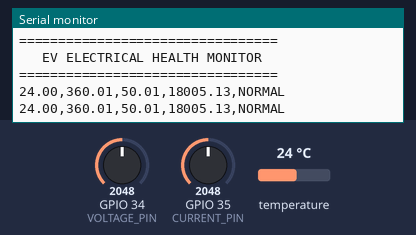
Recording of a sketch running on a simulated ESP32. On the bench: the last lines printed to the serial monitor. The inputs (shaded band) are chosen by the test bench; at power-on: GPIO 35 (CURRENT_PIN) = 2048, GPIO 34 (VOLTAGE_PIN) = 2048, temperature 24 °C (analog values on the 0–4095 scale).

Above: at 4.3 s.
4.4 s: GPIO 35 (CURRENT_PIN) set to 3210
At 7.2 s:
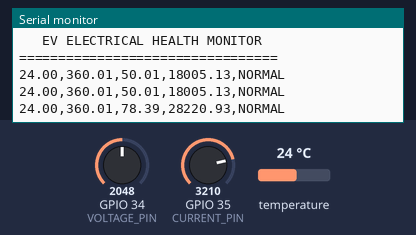
8.1 s: GPIO 35 (CURRENT_PIN) set to 3309
At 10.4 s:
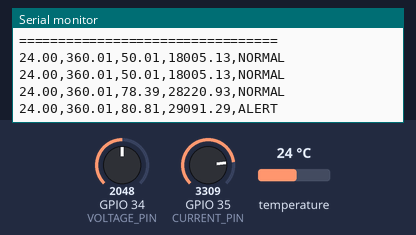

The sketch:

ev_health_monitor.ino
```cpp
#include <OneWire.h>
#include <DallasTemperature.h>

// ---------- Pins ----------
#define TEMP_PIN 4
#define VOLTAGE_PIN 34
#define CURRENT_PIN 35

// ---------- Temperature Sensor ----------
OneWire oneWire(TEMP_PIN);
DallasTemperature sensors(&oneWire);

void setup() {
  Serial.begin(115200);

  sensors.begin();
  analogReadResolution(12);

  Serial.println("=================================");
  Serial.println("   EV ELECTRICAL HEALTH MONITOR");
  Serial.println("=================================");
}

void loop() {

  // ---------- Temperature ----------
  sensors.requestTemperatures();
  float temperature = sensors.getTempCByIndex(0);

  if (temperature == DEVICE_DISCONNECTED_C) {
      Serial.println("ERROR: Temperature sensor disconnected");
      return;
  }

  // ---------- Voltage ----------
  int voltageADC = analogRead(VOLTAGE_PIN);

  // Simulated EV voltage: 300V - 420V
  float voltage = 300.0 + (voltageADC / 4095.0) * 120.0;

  // ---------- Current ----------
  int currentADC = analogRead(CURRENT_PIN);

  // Simulated current: 0A - 100A
  float current = (currentADC / 4095.0) * 100.0;

  // ---------- Power ----------
  float power = voltage * current;

  // ---------- System Status ----------
  String status;

  if (temperature < 45 &&
      voltage >= 330 &&
      voltage <= 420 &&
      current <= 80) {

    status = "NORMAL";
  }
  else {

    status = "ALERT";
  }

  // ---------- Send structured data ----------
Serial.print(temperature, 2);
Serial.print(",");
Serial.print(voltage, 2);
Serial.print(",");
Serial.print(current, 2);
Serial.print(",");
Serial.print(power, 2);
Serial.print(",");
Serial.println(status);

  delay(2000);
}
```

Measured:
- the behaviour switches between 3276 and 3277 on GPIO 35 (CURRENT_PIN) (found by bisection; images 1 and 2)
- after the input at 4.4 s, the serial monitor: prints a new line after 1.9 s (image 1)
- after the input at 8.1 s, the serial monitor: prints a new line after 0.98 s (image 2)
